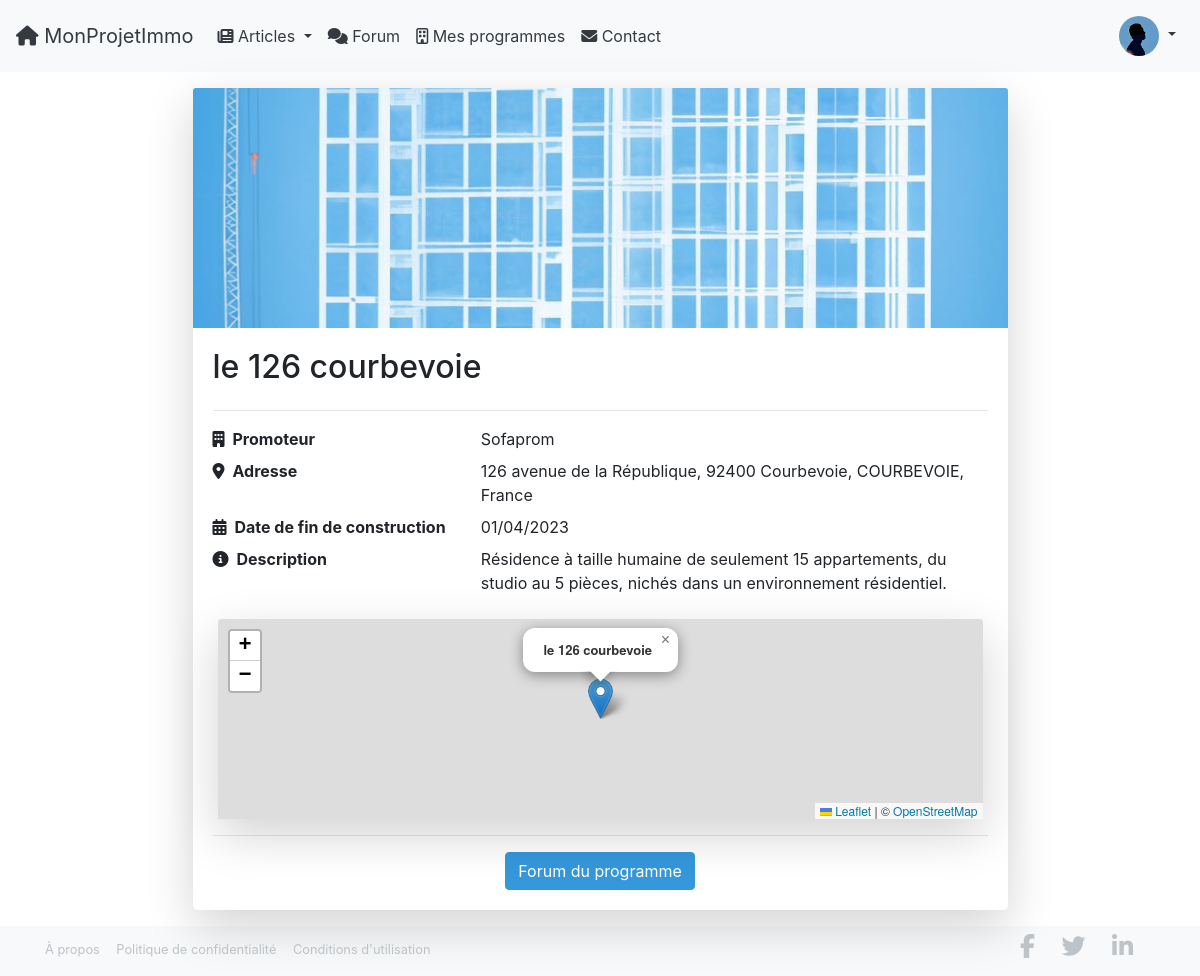
The app's page /program/le-126-courbevoie-none/ (signed in) with its own data.
### forum/models.py (models this page shows, shortened)
class UserProfile(models.Model):
    GENDER_CHOICES = (
        ('M', 'Male'),
        ('F', 'Female'),
        ('O', 'Other'),
)
    user = models.OneToOneField(User, on_delete=models.CASCADE)
    bio = models.TextField(blank=True)
    followed_programs = models.ManyToManyField('website.RealEstateProgram', through='website.FollowedProgram', related_name='followers')
    joined_date = models.DateTimeField(auto_now_add=True)
    photo = models.ImageField(upload_to='user_photos/', blank=True, null=True)
    first_name = models.CharField(max_length=30, blank=True, null=True)
    last_name = models.CharField(max_length=30, blank=True, null=True)
    gender = models.CharField(max_length=1, null=False, blank=False, choices=GENDER_CHOICES)

### website/models.py (models this page shows, shortened)
class RealEstateProgram(models.Model):
    name = models.CharField(max_length=200)
    description = models.TextField(blank=True)
    developer = models.ForeignKey(RealEstateDeveloper, on_delete=models.CASCADE, related_name='programs')
    slug = models.SlugField(unique=True, editable=False)
    end_date = models.DateField(null=True, blank=True)
    new_end_date = models.DateField(null=True, blank=True)
    address = models.ForeignKey(Address, on_delete=models.CASCADE, null=True)
    image = models.ImageField(upload_to='program_images/', null=True, blank=True)
    validated = models.BooleanField(default=False, null=False)
    date_added = models.DateField(null=True, blank=True, auto_now_add=True)
    class Meta:
        constraints = [
            models.UniqueConstraint(fields=['name', 'address', 'developer'], name='unique_program')
        ]

class RealEstateDeveloper(models.Model):
    name = models.CharField(max_length=200, unique=True)
    description = models.TextField(blank=True)
    slug = models.SlugField(unique=True, editable=False)

class Address(models.Model):
    country = models.ForeignKey(Country, on_delete=models.CASCADE)
    city = models.ForeignKey(City, on_delete=models.CASCADE)
    street = models.CharField(max_length=200)
    latitude = models.DecimalField(max_digits=9, decimal_places=6, null=True, blank=True)
    longitude = models.DecimalField(max_digits=9, decimal_places=6, null=True, blank=True)
    def __str__(self):
        return f"{self.street}, {self.city}, {self.country}"

class City(models.Model):
    name = models.CharField(max_length=200)
    country = models.ForeignKey(Country, on_delete=models.CASCADE)
    latitude = models.DecimalField(max_digits=30, decimal_places=23,null=True, blank=True)
    longitude = models.DecimalField(max_digits=30, decimal_places=23, null=True, blank=True)
    postal_code = models.CharField(max_length=20, null=True)
    department = models.CharField(max_length=200, null=True)
    region = models.CharField(max_length=200, null=True)
    department_code = models.CharField(max_length=200, null=True)
    def __str__(self):
        return self.name

class Country(models.Model):
    code = models.CharField(max_length=2, unique=True)
    name = models.CharField(max_length=200)
    def __str__(self):
        return self.name

### website/views.py (the view)
# urls.py: path('program/<slug:slug>/', ProgramDetailView.as_view(), name='program_detail'),
class ProgramDetailView(DetailView):
    model = RealEstateProgram
    template_name = 'program_detail.html'
    context_object_name = 'program'
    def get_context_data(self, **kwargs):
        context = super().get_context_data(**kwargs)
        if self.request.user.is_authenticated:
            user_profile = self.request.user.userprofile
            program_is_followed = FollowedProgram.objects.filter(user_profile=user_profile, real_estate_program=self.object).exists()
            context['program_is_followed'] = program_is_followed
        else:
            context['program_is_followed'] = False
        return context

### VefaConnect/context_processors.py (called while the page is built)
def categories(request):
    return {
        'categories': Category.objects.all()
    }

### website/templates/program_detail.html (shortened to what this page needs)
{% extends 'base.html' %}
{% load static %}
{% block content %}
<div class="container my-3">
    <div class="row">
        <div class="col-md-9 mx-auto">
            <div class="card shadow-lg border-0 rounded-lg">
                    {% if program.image %}
                    <img src="{{ program.image.url }}" class="card-img-top h-30" alt="{{ program.name }}">
                    {% endif %}
                <div class="card-body">
                    <h2 class="card-title mb-4">{{ program.name }}</h2>
                    <hr>
                    <dl class="row">
                        <dt class="col-sm-4"><i class="fas fa-building mr-2"></i>Promoteur</dt>
                        <dd class="col-sm-8">{{ program.developer.name }}</dd>
                        <dt class="col-sm-4"><i class="fas fa-map-marker-alt mr-2"></i>Adresse</dt>
                        <dd class="col-sm-8">{{ program.address }}</dd>
                        <dt class="col-sm-4"><i class="fas fa-calendar-alt mr-2"></i>Date de fin de construction</dt>
                        <dd class="col-sm-8">{{ program.end_date|date:"d/m/Y" }}</dd>
                        <dt class="col-sm-4"><i class="fas fa-info-circle mr-2"></i>Description</dt>
                        <dd class="col-sm-8">{{ program.description }}</dd>
                    </dl>
                    <div class="card map-card shadow-lg border-0 rounded-lg mt-4 mt-lg-0">
                        <div id="mapid" class="card-img-top" style="height: 200px;"></div>
                    </div>
                    {% if user.is_authenticated %}
                    <hr>
                    <div class="d-flex justify-content-center">
                        {% if program_is_followed %}
                        <a href="{% url 'program_forum' program_slug=program.slug %}" class="btn btn-secondary">
                            Forum <span class="split-text">du programme</span>
                        </a>
                        {% endif %}
                    </div>
                    {% endif %}
                </div>
            </div>
        </div>
    </div>
</div>
{% endblock %}

### templates/navbar.html (shortened to what this page needs)
    <nav class="navbar navbar-expand-lg navbar-custom">
        <a class="navbar-brand" href="{% url 'home' %}">
            <i class="fas fa-home"></i> MonProjetImmo
        </a>
        <div class="collapse navbar-collapse" id="navbarNav">
            <ul class="navbar-nav">
                <li class="nav-item dropdown">
                    <a class="nav-link dropdown-toggle" href="#" id="articleDropdown" role="button" data-toggle="dropdown" aria-haspopup="true" aria-expanded="false">
                        <i class="fas fa-newspaper"></i> Articles
                    </a>
                </li>
                <li class="nav-item">
                    <a class="nav-link" href="{% url 'general_forum' %}">
                        <i class="fas fa-comments"></i> Forum
                    </a>
                </li>
                {% if user.is_authenticated %}
                <li class="nav-item">
                    <a class="nav-link" href="{% url 'programmes_suivis' %}">
                        <i class="fa-regular fa-building"></i> Mes programmes
                    </a>
                </li>
                {% endif %}
                <li class="nav-item">
                    <a class="nav-link" href="{% url 'contact' %}">
                        <i class="fas fa-envelope"></i> Contact
                    </a>
                </li>
            </ul>
            <ul class="navbar-nav ml-auto">
                {% if user.is_authenticated %}
                <li class="nav-item dropdown">
                    <a class="nav-link dropdown-toggle" href="#" id="navbarDropdown" role="button" data-toggle="dropdown" aria-haspopup="true" aria-expanded="false">
                        <img src="{{ user.userprofile.photo.url }}" class="rounded-circle" style="width:40px; height:40px; object-fit:cover;" alt="Avatar">
                    </a>
                </li>
                {% endif %}
            </ul>
        </div>
    </nav>

### website/static/website/css/style.css (style rules this page uses)
html, body { height: 100%; display: flex; flex-direction: column; }
body { flex-grow: 1; margin-bottom: 0; }
.navbar-custom { background-color: var(--navbar-bg-color); }
.navbar-custom .navbar-brand, .navbar-custom .nav-link { color: var(--navbar-text-color); }
.card { margin: 0 5px; box-shadow: 0 4px 8px rgba(0, 0, 0, 0.1); transition: box-shadow 0.3s ease; }
.card-img-top { object-fit: cover; }
.card { display: flex; flex-direction: column; }
.card-img-top { width: 100%; height: auto; max-height: 30vh; }
.card-body { flex-grow: 1; }

### website/static/css/main.css (style rules this page uses)
:root { --primary-color: #007BFF; --secondary-color: #6C757D; --background-color: #FFFFFF; --muted-text-color: #999999; --hero-overlay: rgba(0, 56, 73, 0.5); --text-on-light-bg: #333333; --text-on-dark-bg: #FFFFFF; }
:root { --btn-bg-color: #3498db; --btn-text-color: #ffffff; --btn-bg-hover: #2980b9; }
:root { --navbar-bg-color: #f8f9fa; --navbar-text-color: #343a40; --navbar-link-hover-color: #007bff; }
:root { --footer-bg-color: #f8f9fa; --footer-heading-color: #343a40; --footer-link-color: #bdc3c7; --footer-link-hover-color: #ecf0f1; }
:root { --search-bar-height: 50px; --search-bar-padding: 1rem 1.5rem; --search-bar-font-size: 18px; }
:root { --icon-size: 1.5em; --icon-hover-opacity: 1; }

### website/static/css/button.css (style rules this page uses)
.btn { background-color: var(--btn-bg-color) !important; color: var(--btn-text-color) !important; border-color: var(--btn-bg-color) !important; }

### records on screen
RealEstateProgram: image (placeholder picture), name "le 126 courbevoie", developer.name "Sofaprom", address "126 avenue de la République, 92400 Courbevoie, COURBEVOIE, France", end_date "01/04/2023", description "Résidence à taille humaine de seulement 15 appartements, du studio au 5 pièces, nichés dans un environnement résidentiel."
